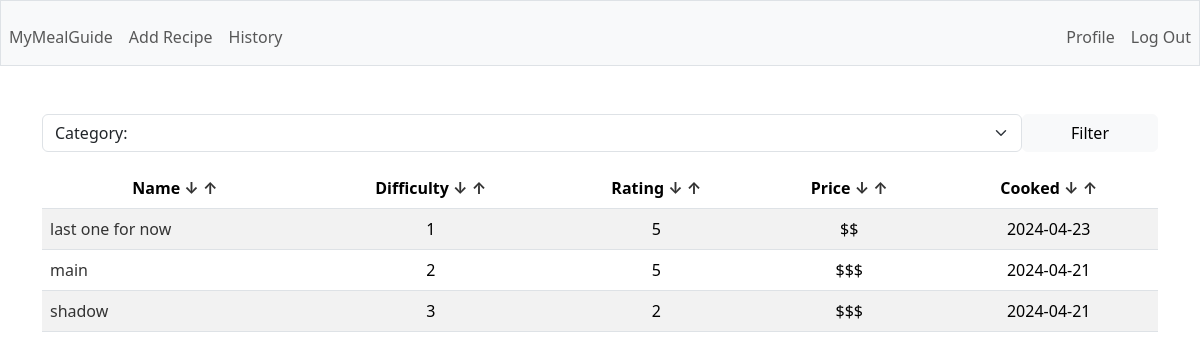
The app's page /sort (signed in) with its own data.
### tables this page shows
CREATE TABLE recipes (
        id INTEGER PRIMARY KEY AUTOINCREMENT,
        user_id INTEGER,
        name TEXT NOT NULL,
        description TEXT,
        total_time INTEGER,
        category TEXT,
        instructions TEXT,
        difficulty INTEGER,
        rating INTEGER,
        price TEXT,
        last_cooked DATE,
        FOREIGN KEY(user_id) REFERENCES users(id)
    );

### app.py (the view, shortened to what this page needs)
@app.route('/sort')
@login_required
def sort():
    column = request.args.get('column', default='name').lower()
    way = request.args.get('way', default='ASC')
    category = request.args.get('category', default='').capitalize()
    if category:
        filtered = g.c.execute(f'SELECT id, name, category, difficulty, rating, price, last_cooked FROM recipes WHERE user_id = ? AND category = ?', (session['user_id'], category)).fetchall()
        return render_template('index.html', rows=filtered, columns=COLUMNS, categories=CATEGORIES, category=category)
    if way == 'ASC':
        rows = g.c.execute(f'SELECT id, name, category, difficulty, rating, price, last_cooked FROM recipes WHERE user_id = ? ORDER BY {column}', (session['user_id'],)).fetchall()
    elif way == 'DESC':
        rows = g.c.execute(f'SELECT id, name, category, difficulty, rating, price, last_cooked FROM recipes WHERE user_id = ? ORDER BY {column} DESC', (session['user_id'],)).fetchall()
    return render_template('index.html', rows=rows, columns=COLUMNS, categories=CATEGORIES)

### app.py (called while the page is built)
@app.before_request
def before_request():
    g.db = sqlite3.connect('database.db')
    g.c = g.db.cursor()

@app.teardown_request
def teardown_request(exception):
    db = getattr(g, 'db', None)
    if db is not None:
        db.close()

@app.after_request
def after_request(response):
    response.headers['Cache-Control'] = 'no-cache, no-store, must-revalidate'
    response.headers['Pragma'] = 'no-cache'
    response.headers['Expires'] = '0'
    return response

### helpers.py (called while the page is built)
def login_required(f):
    @wraps(f)
    def decorated_function(*args, **kwargs):
        if session.get('user_id') is None:
            return redirect('/login')
        return f(*args, **kwargs)
    return decorated_function

### templates/index.html (shortened to what this page needs)
{% extends "layout.html" %} {% block title %} Homepage {% endblock %} {% block
main %}
<div class="mb-3">
  <form action="/sort" method="GET" class="d-flex">
    <select
      name="category"
      class="form-select"
      aria-label="Default select example"
    >
      {% if category %}
      <option selected disabled>Category: {{ category }}</option>
      {% else %}
      <option selected disabled>Category:</option>
      {% endif %}
    </select>
    <button class="btn btn-light d-block px-5" type="submit">Filter</button>
  </form>
</div>
<table class="table table-striped">
  <thead>
    <tr>
      {% for c in columns %}
      <th scope="col">
        {{ c.capitalize() }}
        <a href="{{ url_for('sort', column=c, way='DESC')}}">↓</a>
        <a href="{{ url_for('sort', column=c, way='ASC')}}">↑</a>
      </th>
      {% endfor %}
    </tr>
  </thead>
  <tbody>
    {% for row in rows: %}
    <tr>
      <td class="text-start">
        <a href="/recipe/{{ row[0] }}">{{ row[1] }}</a>
      </td>
      <td>{{ row[3] }}</td>
      <td>{{ row[4] }}</td>
      <td>{{ row[5] }}</td>
      <td>{{ row[6]}}</td>
    </tr>
    {% endfor %}
  </tbody>
</table>
{% endblock %}

### static/styles.css (style rules this page uses)
a { text-decoration: none; color: #333; }

### records on screen
recipes: name "last one for now", difficulty "1", rating "5", price "$$", last_cooked "2024-04-23"
recipes: name "main", difficulty "2", rating "5", price "$$$", last_cooked "2024-04-21"
recipes: name "shadow", difficulty "3", rating "2", price "$$$", last_cooked "2024-04-21"

### other values on screen
{{ c.capitalize() }} "Name" "Difficulty" "Rating" "Price" "Cooked"
